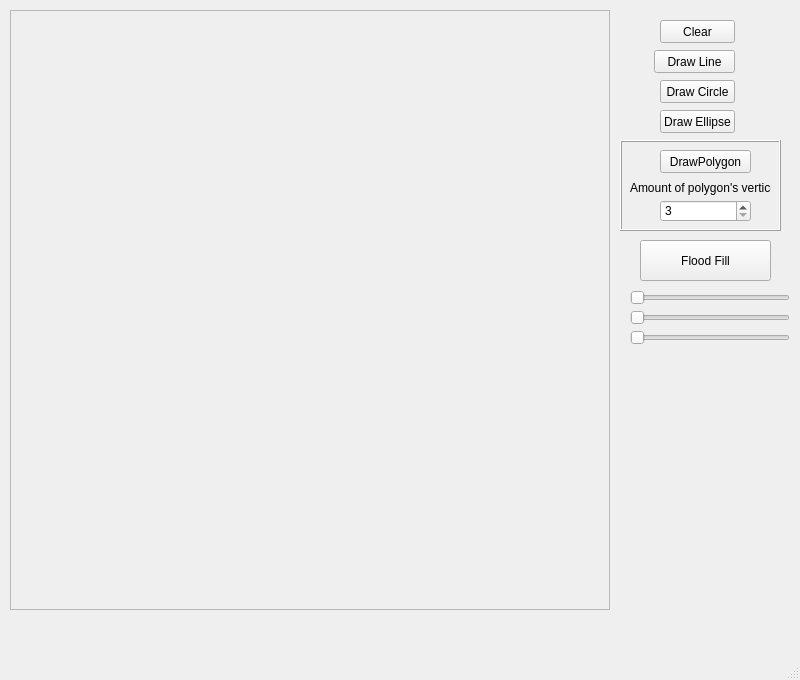
<?xml version="1.0" encoding="UTF-8"?>
<ui version="4.0">
 <class>MainWindow</class>
 <widget class="QMainWindow" name="MainWindow">
  <property name="geometry">
   <rect>
    <x>0</x>
    <y>0</y>
    <width>800</width>
    <height>680</height>
   </rect>
  </property>
  <property name="windowTitle">
   <string>2 - Drawing circles and ellipses - Radosław Mariowski</string>
  </property>
  <widget class="QWidget" name="centralWidget">
   <widget class="QFrame" name="frmCanvas">
    <property name="geometry">
     <rect>
      <x>10</x>
      <y>10</y>
      <width>600</width>
      <height>600</height>
     </rect>
    </property>
    <property name="frameShape">
     <enum>QFrame::StyledPanel</enum>
    </property>
    <property name="frameShadow">
     <enum>QFrame::Raised</enum>
    </property>
   </widget>
   <widget class="QPushButton" name="btnClear">
    <property name="geometry">
     <rect>
      <x>660</x>
      <y>20</y>
      <width>75</width>
      <height>23</height>
     </rect>
    </property>
    <property name="text">
     <string>Clear</string>
    </property>
   </widget>
   <widget class="QPushButton" name="btnCircle">
    <property name="geometry">
     <rect>
      <x>660</x>
      <y>80</y>
      <width>75</width>
      <height>23</height>
     </rect>
    </property>
    <property name="text">
     <string>Draw Circle</string>
    </property>
   </widget>
   <widget class="QPushButton" name="btnEllipse">
    <property name="geometry">
     <rect>
      <x>660</x>
      <y>110</y>
      <width>75</width>
      <height>23</height>
     </rect>
    </property>
    <property name="text">
     <string>Draw Ellipse</string>
    </property>
   </widget>
   <widget class="QPushButton" name="btnLine">
    <property name="geometry">
     <rect>
      <x>654</x>
      <y>50</y>
      <width>81</width>
      <height>23</height>
     </rect>
    </property>
    <property name="text">
     <string>Draw Line</string>
    </property>
   </widget>
   <widget class="QFrame" name="frame">
    <property name="geometry">
     <rect>
      <x>620</x>
      <y>140</y>
      <width>161</width>
      <height>91</height>
     </rect>
    </property>
    <property name="frameShape">
     <enum>QFrame::Box</enum>
    </property>
    <property name="frameShadow">
     <enum>QFrame::Raised</enum>
    </property>
    <property name="lineWidth">
     <number>1</number>
    </property>
    <widget class="QSpinBox" name="spnVertices">
     <property name="geometry">
      <rect>
       <x>40</x>
       <y>60</y>
       <width>91</width>
       <height>22</height>
      </rect>
     </property>
     <property name="minimum">
      <number>3</number>
     </property>
     <property name="maximum">
      <number>360</number>
     </property>
    </widget>
    <widget class="QPushButton" name="btnPolygon">
     <property name="geometry">
      <rect>
       <x>40</x>
       <y>10</y>
       <width>91</width>
       <height>23</height>
      </rect>
     </property>
     <property name="text">
      <string>DrawPolygon</string>
     </property>
    </widget>
    <widget class="QLabel" name="label">
     <property name="geometry">
      <rect>
       <x>10</x>
       <y>40</y>
       <width>141</width>
       <height>16</height>
      </rect>
     </property>
     <property name="text">
      <string>Amount of polygon's vertices:</string>
     </property>
    </widget>
   </widget>
   <widget class="QPushButton" name="btnFloodFill">
    <property name="geometry">
     <rect>
      <x>640</x>
      <y>240</y>
      <width>131</width>
      <height>41</height>
     </rect>
    </property>
    <property name="text">
     <string>Flood Fill</string>
    </property>
   </widget>
   <widget class="QSlider" name="sldR">
    <property name="geometry">
     <rect>
      <x>630</x>
      <y>290</y>
      <width>160</width>
      <height>16</height>
     </rect>
    </property>
    <property name="maximum">
     <number>255</number>
    </property>
    <property name="orientation">
     <enum>Qt::Horizontal</enum>
    </property>
   </widget>
   <widget class="QSlider" name="sldG">
    <property name="geometry">
     <rect>
      <x>630</x>
      <y>310</y>
      <width>160</width>
      <height>16</height>
     </rect>
    </property>
    <property name="maximum">
     <number>255</number>
    </property>
    <property name="orientation">
     <enum>Qt::Horizontal</enum>
    </property>
   </widget>
   <widget class="QSlider" name="sldB">
    <property name="geometry">
     <rect>
      <x>630</x>
      <y>330</y>
      <width>160</width>
      <height>16</height>
     </rect>
    </property>
    <property name="maximum">
     <number>255</number>
    </property>
    <property name="orientation">
     <enum>Qt::Horizontal</enum>
    </property>
   </widget>
  </widget>
  <widget class="QStatusBar" name="statusBar"/>
 </widget>
 <layoutdefault spacing="6" margin="11"/>
 <resources/>
 <connections/>
</ui>
